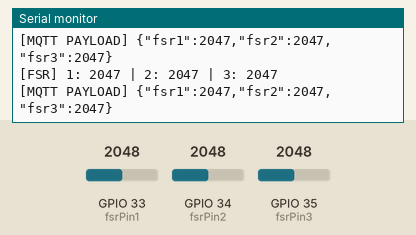
Bench run of a sketch on a simulated ESP32. Parts: the last lines printed to the serial monitor. The inputs (shaded band) are chosen by the test bench; at power-on: GPIO 33 (fsrPin1) = 2048, GPIO 34 (fsrPin2) = 2048, GPIO 35 (fsrPin3) = 2048 (analog values on the 0–4095 scale). WiFi joins after 1.5 s; servers stay silent unless stated; random numbers use the default seed unless the sketch sets one; no MQTT or app messages arrive unless stated.

Above: at 3.2 s.
3.3 s: GPIO 33 (fsrPin1) set to 2866
At 3.64 s:
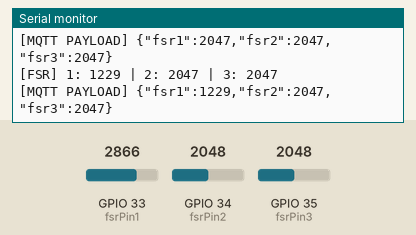
4.8 s: GPIO 34 (fsrPin2) set to 2866
At 4.86 s:
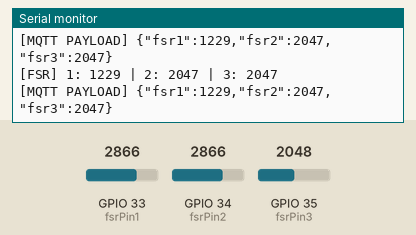
6.3 s: GPIO 35 (fsrPin3) set to 2866
At 6.48 s:
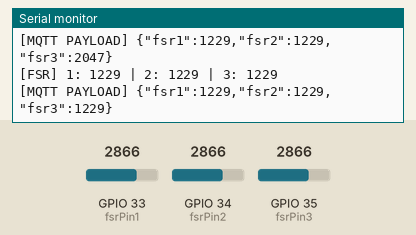
7.8 s: GPIO 33 (fsrPin1) set to 3603
At 7.9 s:
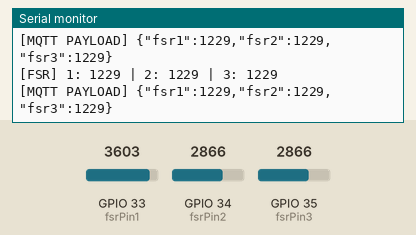
9.3 s: GPIO 34 (fsrPin2) set to 3603
At 9.32 s:
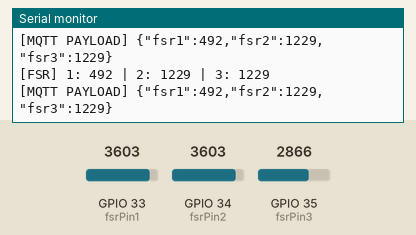
10.8 s: GPIO 35 (fsrPin3) set to 3603
At 10.95 s:
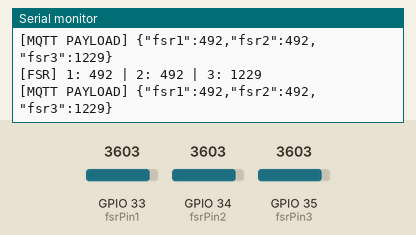
Timing chart, 0 to 13.3 s (numbered marks = the images above; inputs shaded):
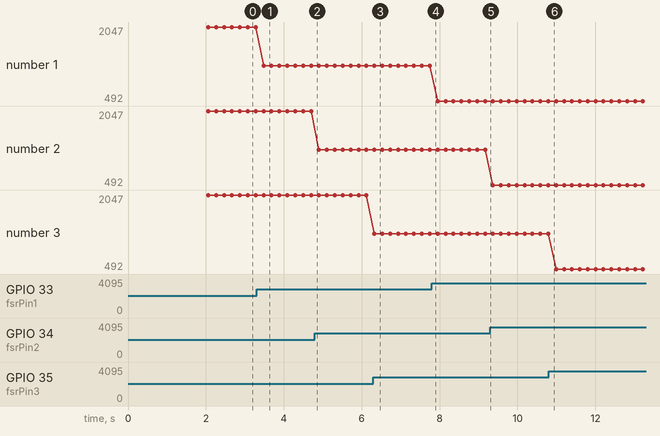

The sketch:

fsr_code.ino
```cpp
#include <WiFi.h>
#include <PubSubClient.h>
#include "esp_system.h"

// ===== WiFi & MQTT =====
const char* ssid = "MyPiHotspot";
const char* password = "12345678";
const char* mqtt_server = "10.42.0.1";

WiFiClient espClient;
PubSubClient client(espClient);

// ===== FSR PINS =====
const int fsrPin1 = 33; //tried 0,1 and 4 but weird behaviour on esp32c2mini, 2 and 3 are the only reliable ADC Pins
const int fsrPin2 = 34;
const int fsrPin3 = 35;

// ===== FILTER =====
#define USE_FILTER 0

float alpha = 0.2;
float filteredValue1 = 0;
float filteredValue2 = 0;
float filteredValue3 = 0;

// ===== MQTT reconnect =====
void reconnectMQTT() {
  while (!client.connected()) {
    Serial.print("[MQTT] Connecting... ");

    String id = "FSRClient-" + String(random(0xffff), HEX);

    if (client.connect(id.c_str())) {
      Serial.println("connected ✔");
      client.publish("esp32/status", "FSR node online");
    } else {
      Serial.print("failed ❌ rc=");
      Serial.println(client.state());
      delay(2000);
    }
  }
}

void setup() {
  Serial.begin(115200);

  Serial.println("\nBOOT START");
  Serial.println(ESP.getFreeHeap());

  Serial.print("Reset reason: ");
  Serial.println(esp_reset_reason());

  // ===== WiFi FIRST =====
  Serial.print("[WiFi] Connecting to ");
  Serial.println(ssid);

  IPAddress local_IP(10, 42, 0, 50);     // ESP32 fixed IP
  IPAddress gateway(10, 42, 0, 1);      // Raspberry Pi hotspot + MQTT broker
  IPAddress subnet(255, 255, 255, 0);

  WiFi.config(local_IP, gateway, subnet);
  WiFi.begin(ssid, password);


  while (WiFi.status() != WL_CONNECTED) {
    delay(2000);   // <-- CHANGED (was 500)
    Serial.print(".");
  }

  Serial.println("\n[WiFi] Connected ✔");
  Serial.println(WiFi.localIP());

  // ===== MQTT SECOND =====
  client.setServer(mqtt_server, 1883);

  Serial.println("[MQTT] Connecting...");
  reconnectMQTT();

  // ===== ADC ONLY AFTER NETWORK READY =====
  analogReadResolution(12);

  analogSetPinAttenuation(fsrPin1, ADC_11db);
  analogSetPinAttenuation(fsrPin2, ADC_11db);
  analogSetPinAttenuation(fsrPin3, ADC_11db);

  Serial.println("[ADC] Initialized AFTER WiFi + MQTT ✔");
}

int readFSR(int pin) {
  return analogRead(pin);
}

int processFSR(int raw) {
  return 4095 - raw;
}

void loop() {

  if (!client.connected()) reconnectMQTT();
  client.loop();

  // ===== NOW SAFE ADC SAMPLING =====
  int val1 = processFSR(readFSR(fsrPin1));
  int val2 = processFSR(readFSR(fsrPin2));
  int val3 = processFSR(readFSR(fsrPin3));

  Serial.print("[FSR] 1: "); Serial.print(val1);
  Serial.print(" | 2: "); Serial.print(val2);
  Serial.print(" | 3: "); Serial.println(val3);

  char payload[120];
  snprintf(payload, sizeof(payload),
    "{\"fsr1\":%d,\"fsr2\":%d,\"fsr3\":%d}",
    val1, val2, val3
  );

  Serial.print("[MQTT PAYLOAD] ");
  Serial.println(payload);

  client.publish("esp32/fsr", payload);

  delay(200);
}
```

Measured:
- after the input at 3.3 s, the serial monitor: prints a new line after 0.18 s (image 1)
- after the input at 6.3 s, the serial monitor: prints a new line at once (image 3)
- plotted number 1: 2047 → 1229 after the input at 3.3 s, 1229 → 492 after the input at 7.8 s
